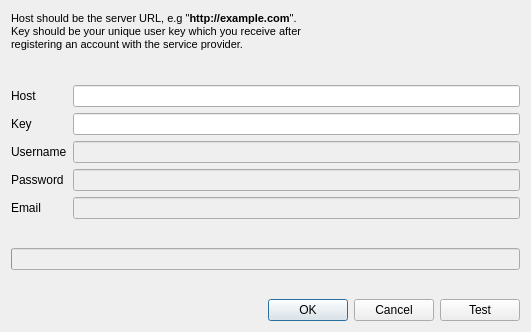
<?xml version="1.0" encoding="UTF-8"?>
<ui version="4.0">
 <class>Newznab</class>
 <widget class="QDialog" name="Newznab">
  <property name="geometry">
   <rect>
    <x>0</x>
    <y>0</y>
    <width>531</width>
    <height>332</height>
   </rect>
  </property>
  <property name="windowTitle">
   <string>Newznab server</string>
  </property>
  <layout class="QGridLayout" name="gridLayout_2">
   <item row="3" column="0">
    <layout class="QHBoxLayout" name="horizontalLayout">
     <item>
      <spacer name="horizontalSpacer">
       <property name="orientation">
        <enum>Qt::Horizontal</enum>
       </property>
       <property name="sizeHint" stdset="0">
        <size>
         <width>40</width>
         <height>20</height>
        </size>
       </property>
      </spacer>
     </item>
     <item>
      <widget class="QPushButton" name="btnAccept">
       <property name="text">
        <string>OK</string>
       </property>
      </widget>
     </item>
     <item>
      <widget class="QPushButton" name="btnCancel">
       <property name="text">
        <string>Cancel</string>
       </property>
      </widget>
     </item>
     <item>
      <widget class="QPushButton" name="btnTest">
       <property name="text">
        <string>Test</string>
       </property>
      </widget>
     </item>
    </layout>
   </item>
   <item row="2" column="0">
    <widget class="QWidget" name="widget" native="true">
     <property name="minimumSize">
      <size>
       <width>0</width>
       <height>16</height>
      </size>
     </property>
     <layout class="QHBoxLayout" name="horizontalLayout_2">
      <property name="margin">
       <number>0</number>
      </property>
      <item>
       <widget class="QProgressBar" name="progressBar">
        <property name="enabled">
         <bool>false</bool>
        </property>
        <property name="sizePolicy">
         <sizepolicy hsizetype="Expanding" vsizetype="Fixed">
          <horstretch>0</horstretch>
          <verstretch>0</verstretch>
         </sizepolicy>
        </property>
        <property name="minimumSize">
         <size>
          <width>0</width>
          <height>0</height>
         </size>
        </property>
        <property name="maximumSize">
         <size>
          <width>16777215</width>
          <height>16777215</height>
         </size>
        </property>
        <property name="value">
         <number>0</number>
        </property>
        <property name="textVisible">
         <bool>false</bool>
        </property>
        <property name="format">
         <string/>
        </property>
       </widget>
      </item>
     </layout>
    </widget>
   </item>
   <item row="1" column="0">
    <layout class="QGridLayout" name="gridLayout">
     <item row="0" column="0">
      <widget class="QLabel" name="label">
       <property name="text">
        <string>Host</string>
       </property>
      </widget>
     </item>
     <item row="0" column="1">
      <widget class="QLineEdit" name="editHost"/>
     </item>
     <item row="1" column="0">
      <widget class="QLabel" name="label_2">
       <property name="toolTip">
        <string>&lt;!DOCTYPE HTML PUBLIC &quot;-//W3C//DTD HTML 4.0//EN&quot; &quot;http://www.w3.org/TR/REC-html40/strict.dtd&quot;&gt;
&lt;html&gt;&lt;head&gt;&lt;meta name=&quot;qrichtext&quot; content=&quot;1&quot; /&gt;&lt;style type=&quot;text/css&quot;&gt;
p, li { white-space: pre-wrap; }
&lt;/style&gt;&lt;/head&gt;&lt;body style=&quot; font-family:'Sans Serif'; font-size:8pt; font-weight:400; font-style:normal;&quot;&gt;
&lt;p style=&quot; margin-top:0px; margin-bottom:0px; margin-left:0px; margin-right:0px; -qt-block-indent:0; text-indent:0px;&quot;&gt;Look for the key in your user profile. It looks something like&lt;/p&gt;
&lt;p style=&quot; margin-top:0px; margin-bottom:0px; margin-left:0px; margin-right:0px; -qt-block-indent:0; text-indent:0px;&quot;&gt;&lt;span style=&quot; font-weight:600;&quot;&gt;&quot;123412341234e03880fb1234eee1234&quot;&lt;/span&gt;&lt;/p&gt;&lt;/body&gt;&lt;/html&gt;</string>
       </property>
       <property name="text">
        <string>Key</string>
       </property>
      </widget>
     </item>
     <item row="1" column="1">
      <widget class="QLineEdit" name="editKey">
       <property name="toolTip">
        <string>&lt;!DOCTYPE HTML PUBLIC &quot;-//W3C//DTD HTML 4.0//EN&quot; &quot;http://www.w3.org/TR/REC-html40/strict.dtd&quot;&gt;
&lt;html&gt;&lt;head&gt;&lt;meta name=&quot;qrichtext&quot; content=&quot;1&quot; /&gt;&lt;style type=&quot;text/css&quot;&gt;
p, li { white-space: pre-wrap; }
&lt;/style&gt;&lt;/head&gt;&lt;body style=&quot; font-family:'MS Shell Dlg 2'; font-size:8.25pt; font-weight:400; font-style:normal;&quot;&gt;
&lt;p style=&quot; margin-top:0px; margin-bottom:0px; margin-left:0px; margin-right:0px; -qt-block-indent:0; text-indent:0px;&quot;&gt;&lt;span style=&quot; font-family:'Sans Serif'; font-size:8pt;&quot;&gt;Look for the key in your user profile. It looks something like&lt;/span&gt;&lt;/p&gt;
&lt;p style=&quot; margin-top:0px; margin-bottom:0px; margin-left:0px; margin-right:0px; -qt-block-indent:0; text-indent:0px;&quot;&gt;&lt;span style=&quot; font-family:'Sans Serif'; font-size:8pt; font-weight:600;&quot;&gt;&quot;123412341234e03880fb1234eee1234&quot;&lt;/span&gt;&lt;/p&gt;&lt;/body&gt;&lt;/html&gt;</string>
       </property>
      </widget>
     </item>
     <item row="2" column="0">
      <widget class="QLabel" name="lblUsername">
       <property name="toolTip">
        <string>&lt;!DOCTYPE HTML PUBLIC &quot;-//W3C//DTD HTML 4.0//EN&quot; &quot;http://www.w3.org/TR/REC-html40/strict.dtd&quot;&gt;
&lt;html&gt;&lt;head&gt;&lt;meta name=&quot;qrichtext&quot; content=&quot;1&quot; /&gt;&lt;style type=&quot;text/css&quot;&gt;
p, li { white-space: pre-wrap; }
&lt;/style&gt;&lt;/head&gt;&lt;body style=&quot; font-family:'Sans Serif'; font-size:8pt; font-weight:400; font-style:normal;&quot;&gt;
&lt;p style=&quot; margin-top:0px; margin-bottom:0px; margin-left:0px; margin-right:0px; -qt-block-indent:0; text-indent:0px;&quot;&gt;Look for the key in your user profile. It looks something like&lt;/p&gt;
&lt;p style=&quot; margin-top:0px; margin-bottom:0px; margin-left:0px; margin-right:0px; -qt-block-indent:0; text-indent:0px;&quot;&gt;&lt;span style=&quot; font-weight:600;&quot;&gt;&quot;123412341234e03880fb1234eee1234&quot;&lt;/span&gt;&lt;/p&gt;&lt;/body&gt;&lt;/html&gt;</string>
       </property>
       <property name="text">
        <string>Username</string>
       </property>
      </widget>
     </item>
     <item row="2" column="1">
      <widget class="QLineEdit" name="editUsername">
       <property name="enabled">
        <bool>false</bool>
       </property>
       <property name="readOnly">
        <bool>true</bool>
       </property>
      </widget>
     </item>
     <item row="3" column="0">
      <widget class="QLabel" name="lblPassword">
       <property name="toolTip">
        <string>&lt;!DOCTYPE HTML PUBLIC &quot;-//W3C//DTD HTML 4.0//EN&quot; &quot;http://www.w3.org/TR/REC-html40/strict.dtd&quot;&gt;
&lt;html&gt;&lt;head&gt;&lt;meta name=&quot;qrichtext&quot; content=&quot;1&quot; /&gt;&lt;style type=&quot;text/css&quot;&gt;
p, li { white-space: pre-wrap; }
&lt;/style&gt;&lt;/head&gt;&lt;body style=&quot; font-family:'Sans Serif'; font-size:8pt; font-weight:400; font-style:normal;&quot;&gt;
&lt;p style=&quot; margin-top:0px; margin-bottom:0px; margin-left:0px; margin-right:0px; -qt-block-indent:0; text-indent:0px;&quot;&gt;Look for the key in your user profile. It looks something like&lt;/p&gt;
&lt;p style=&quot; margin-top:0px; margin-bottom:0px; margin-left:0px; margin-right:0px; -qt-block-indent:0; text-indent:0px;&quot;&gt;&lt;span style=&quot; font-weight:600;&quot;&gt;&quot;123412341234e03880fb1234eee1234&quot;&lt;/span&gt;&lt;/p&gt;&lt;/body&gt;&lt;/html&gt;</string>
       </property>
       <property name="text">
        <string>Password</string>
       </property>
      </widget>
     </item>
     <item row="3" column="1">
      <widget class="QLineEdit" name="editPassword">
       <property name="enabled">
        <bool>false</bool>
       </property>
       <property name="readOnly">
        <bool>true</bool>
       </property>
      </widget>
     </item>
     <item row="4" column="0">
      <widget class="QLabel" name="lblEmail">
       <property name="toolTip">
        <string>&lt;!DOCTYPE HTML PUBLIC &quot;-//W3C//DTD HTML 4.0//EN&quot; &quot;http://www.w3.org/TR/REC-html40/strict.dtd&quot;&gt;
&lt;html&gt;&lt;head&gt;&lt;meta name=&quot;qrichtext&quot; content=&quot;1&quot; /&gt;&lt;style type=&quot;text/css&quot;&gt;
p, li { white-space: pre-wrap; }
&lt;/style&gt;&lt;/head&gt;&lt;body style=&quot; font-family:'Sans Serif'; font-size:8pt; font-weight:400; font-style:normal;&quot;&gt;
&lt;p style=&quot; margin-top:0px; margin-bottom:0px; margin-left:0px; margin-right:0px; -qt-block-indent:0; text-indent:0px;&quot;&gt;Look for the key in your user profile. It looks something like&lt;/p&gt;
&lt;p style=&quot; margin-top:0px; margin-bottom:0px; margin-left:0px; margin-right:0px; -qt-block-indent:0; text-indent:0px;&quot;&gt;&lt;span style=&quot; font-weight:600;&quot;&gt;&quot;123412341234e03880fb1234eee1234&quot;&lt;/span&gt;&lt;/p&gt;&lt;/body&gt;&lt;/html&gt;</string>
       </property>
       <property name="text">
        <string>Email</string>
       </property>
      </widget>
     </item>
     <item row="4" column="1">
      <widget class="QLineEdit" name="editEmail">
       <property name="enabled">
        <bool>false</bool>
       </property>
       <property name="readOnly">
        <bool>true</bool>
       </property>
      </widget>
     </item>
    </layout>
   </item>
   <item row="0" column="0">
    <widget class="QLabel" name="label_3">
     <property name="text">
      <string>&lt;!DOCTYPE HTML PUBLIC &quot;-//W3C//DTD HTML 4.0//EN&quot; &quot;http://www.w3.org/TR/REC-html40/strict.dtd&quot;&gt;
&lt;html&gt;&lt;head&gt;&lt;meta name=&quot;qrichtext&quot; content=&quot;1&quot; /&gt;&lt;style type=&quot;text/css&quot;&gt;
p, li { white-space: pre-wrap; }
&lt;/style&gt;&lt;/head&gt;&lt;body style=&quot; font-family:'Sans Serif'; font-size:7pt; font-weight:400; font-style:normal;&quot;&gt;
&lt;p style=&quot; margin-top:0px; margin-bottom:0px; margin-left:0px; margin-right:0px; -qt-block-indent:0; text-indent:0px;&quot;&gt;&lt;span style=&quot; font-size:8pt;&quot;&gt;Host should be the server URL, e.g &amp;quot;&lt;/span&gt;&lt;span style=&quot; font-size:8pt; font-weight:600;&quot;&gt;http://example.com&lt;/span&gt;&lt;span style=&quot; font-size:8pt;&quot;&gt;&amp;quot;.&lt;/span&gt;&lt;/p&gt;
&lt;p style=&quot; margin-top:0px; margin-bottom:0px; margin-left:0px; margin-right:0px; -qt-block-indent:0; text-indent:0px;&quot;&gt;&lt;span style=&quot; font-size:8pt;&quot;&gt;Key should be your unique user key which you receive after &lt;/span&gt;&lt;/p&gt;
&lt;p style=&quot; margin-top:0px; margin-bottom:0px; margin-left:0px; margin-right:0px; -qt-block-indent:0; text-indent:0px;&quot;&gt;&lt;span style=&quot; font-size:8pt;&quot;&gt;registering an account with the service provider. &lt;/span&gt;&lt;/p&gt;
&lt;p style=&quot;-qt-paragraph-type:empty; margin-top:0px; margin-bottom:0px; margin-left:0px; margin-right:0px; -qt-block-indent:0; text-indent:0px; font-size:8pt;&quot;&gt;&lt;br /&gt;&lt;/p&gt;
&lt;p style=&quot;-qt-paragraph-type:empty; margin-top:0px; margin-bottom:0px; margin-left:0px; margin-right:0px; -qt-block-indent:0; text-indent:0px; font-size:8pt;&quot;&gt;&lt;br /&gt;&lt;/p&gt;&lt;/body&gt;&lt;/html&gt;</string>
     </property>
    </widget>
   </item>
  </layout>
 </widget>
 <tabstops>
  <tabstop>editHost</tabstop>
  <tabstop>editKey</tabstop>
  <tabstop>editUsername</tabstop>
  <tabstop>editPassword</tabstop>
  <tabstop>editEmail</tabstop>
  <tabstop>btnAccept</tabstop>
  <tabstop>btnCancel</tabstop>
  <tabstop>btnTest</tabstop>
 </tabstops>
 <resources/>
 <connections/>
</ui>
